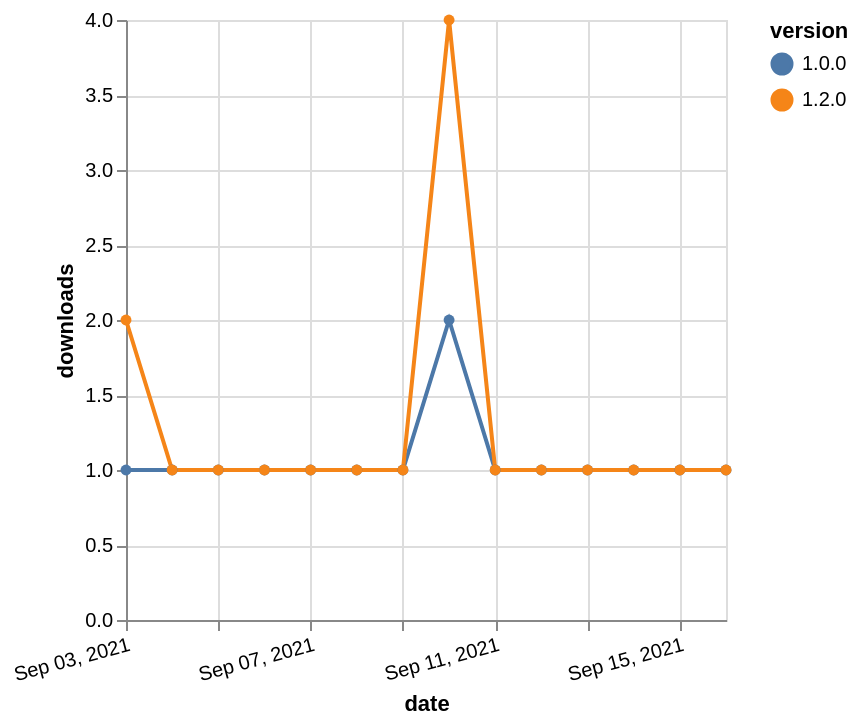

The specification (Vega-Lite) saved for this image:
### Vega-Lite specification from a JSON file in a GitHub repository (floating-point values rounded to 4 significant figures)
{"$schema": "https://vega.github.io/schema/vega-lite/v5.json", "description": "A simple bar chart with embedded data.", "data": {"values": [{"date": "2021-09-03", "total": 159, "delta": 1, "version": "1.0.0"}, {"date": "2021-09-04", "total": 160, "delta": 1, "version": "1.0.0"}, {"date": "2021-09-05", "total": 161, "delta": 1, "version": "1.0.0"}, {"date": "2021-09-06", "total": 162, "delta": 1, "version": "1.0.0"}, {"date": "2021-09-07", "total": 163, "delta": 1, "version": "1.0.0"}, {"date": "2021-09-08", "total": 164, "delta": 1, "version": "1.0.0"}, {"date": "2021-09-09", "total": 165, "delta": 1, "version": "1.0.0"}, {"date": "2021-09-10", "total": 167, "delta": 2, "version": "1.0.0"}, {"date": "2021-09-11", "total": 168, "delta": 1, "version": "1.0.0"}, {"date": "2021-09-12", "total": 169, "delta": 1, "version": "1.0.0"}, {"date": "2021-09-13", "total": 170, "delta": 1, "version": "1.0.0"}, {"date": "2021-09-14", "total": 171, "delta": 1, "version": "1.0.0"}, {"date": "2021-09-15", "total": 172, "delta": 1, "version": "1.0.0"}, {"date": "2021-09-16", "total": 173, "delta": 1, "version": "1.0.0"}, {"date": "2021-09-03", "total": 119, "delta": 2, "version": "1.2.0"}, {"date": "2021-09-04", "total": 120, "delta": 1, "version": "1.2.0"}, {"date": "2021-09-05", "total": 121, "delta": 1, "version": "1.2.0"}, {"date": "2021-09-06", "total": 122, "delta": 1, "version": "1.2.0"}, {"date": "2021-09-07", "total": 123, "delta": 1, "version": "1.2.0"}, {"date": "2021-09-08", "total": 124, "delta": 1, "version": "1.2.0"}, {"date": "2021-09-09", "total": 125, "delta": 1, "version": "1.2.0"}, {"date": "2021-09-10", "total": 129, "delta": 4, "version": "1.2.0"}, {"date": "2021-09-11", "total": 130, "delta": 1, "version": "1.2.0"}, {"date": "2021-09-12", "total": 131, "delta": 1, "version": "1.2.0"}, {"date": "2021-09-13", "total": 132, "delta": 1, "version": "1.2.0"}, {"date": "2021-09-14", "total": 133, "delta": 1, "version": "1.2.0"}, {"date": "2021-09-15", "total": 134, "delta": 1, "version": "1.2.0"}, {"date": "2021-09-16", "total": 135, "delta": 1, "version": "1.2.0"}]}, "width": "container", "mark": {"type": "line", "point": {"filled": true}}, "encoding": {"x": {"field": "date", "type": "temporal", "timeUnit": "yearmonthdate", "title": "date", "axis": {"labelAngle": -15}}, "y": {"field": "delta", "type": "quantitative", "title": "downloads"}, "color": {"field": "version", "type": "nominal"}, "tooltip": {"field": "delta"}}}
